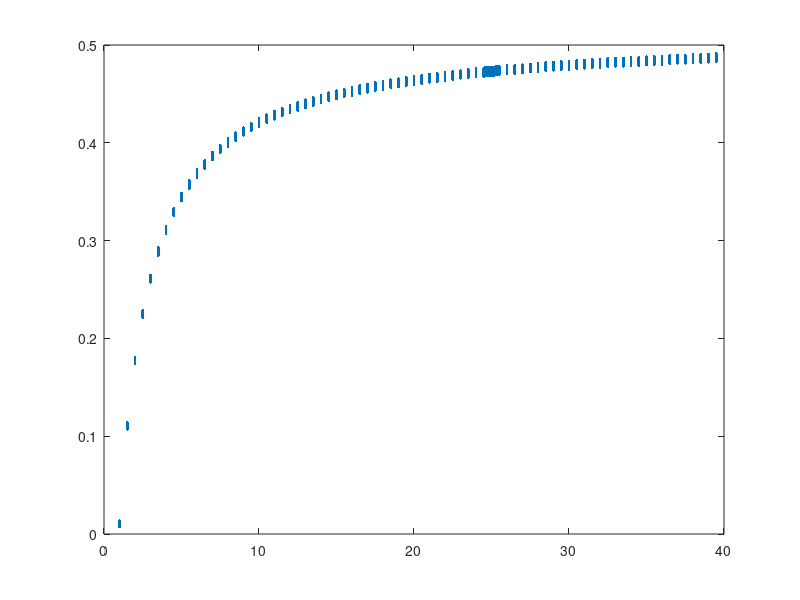
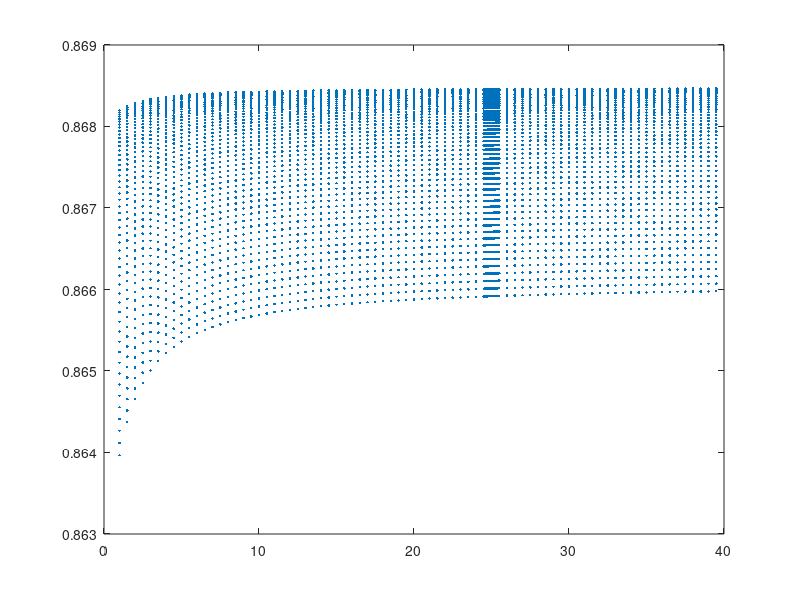

The MATLAB script that drew these images, in order:
clear all;

function xout = rk4(x,t,tau,derivsRK,M1,M2,rM1,rM2)
%  Runge-Kutta integrator (4th order)
% Input arguments -
%   x = current value of dependent variable
%   t = independent variable (usually time)
%   tau = step size (usually timestep)
%   derivsRK = right hand side of the ODE; derivsRK is the
%             name of the function which returns dx/dt
%             Calling format derivsRK(x,t,param).
%   param = extra parameters passed to derivsRK
% Output arguments -
%   xout = new value of x after a step of size tau
half_tau = 0.5*tau;
F1 = feval(derivsRK,x,t,M1,M2,rM1,rM2);  
t_half = t + half_tau;
xtemp = x + half_tau*F1;
F2 = feval(derivsRK,xtemp,t_half,M1,M2,rM1,rM2);  
xtemp = x + half_tau*F2;
F3 = feval(derivsRK,xtemp,t_half,M1,M2,rM1,rM2);
t_full = t + tau;
xtemp = x + tau*F3;
F4 = feval(derivsRK,xtemp,t_full,M1,M2,rM1,rM2);
xout = x + tau/6.*(F1 + F4 + 2.*(F2+F3));
endfunction;

function deriv = gravrk(s,t,M1,M2,rM1,rM2)
%  Returns right-hand side of Kepler ODE; used by Runge-Kutta routines
%  Inputs
%    s              State vector [r(1) r(2) v(1) v(2)]
%    t              Time (not used)
%    M1,M2,rM1,rM2  Parameters related to the primary masses
%  Output
%    deriv  Derivatives [dr(1)/dt dr(2)/dt dv(1)/dt dv(2)/dt]

%* Compute acceleration
r = [s(1) s(2)];  % Unravel the vector s into position and velocity
v = [s(3) s(4)];
r1=r-rM1;
r2=r-rM2;
accel = -M1*r1/norm(r1)^3-M2*r2/norm(r2)^3-2*[-v(2),v(1)]+r;

%* Return derivatives [dr(1)/dt dr(2)/dt dv(1)/dt dv(2)/dt]
deriv = [v(1) v(2) accel(1) accel(2)];
endfunction;

%MAIN PROGRAM
c=1; %initial parameter value
ccount=1; %count the number of different values of c
plotcount=1;

while c<40
  mu = c/(1+c);
  M1 = mu;
  M2 = 1-mu;
  %Positions of the two primary masses
  rM1 = [-(1-mu),0];
  rM2 = [mu,0];
  %Set initial position and velocity of the object
  r = [.5*(M1-M2),sqrt(3)/2]; %initial position is the L4 Lagrange point 
  v = [.01,.01];
  state = [ r(1) r(2) v(1) v(2) ];   % Used by R-K routines

  %Initialize time
  time = 0;
  %Loop over desired number of steps
  tau = 0.01; 
  nStep = 100;
  for istep=1:nStep
    %* Calculate new position and velocity using RK4.
    state = rk4(state,time,tau,'gravrk',M1,M2,rM1,rM2);
    r = [state(1) state(2)];
    v = [state(3) state(4)];
    time = time + tau;
    
    %Save the last 50 points for plotting
    if (nStep-istep)<50
      xplot(plotcount)=r(1);
      yplot(plotcount)=r(2);
      cplot(plotcount)=c;
      plotcount=plotcount+1;
    end
  end
  
  %change the parameter value
  if c>=24.5 && c<25.5
    c=c+.01;  %small increment near the bifurcation point
  else
    c=c+.5;   %larger increments further from the bifurcation point
  end
  ccount=ccount+1;
end

figure(1); clf;
plot(cplot,xplot,'.');
xlabel=('M1/M2'); ylabel=('x position');

figure(2); clf;
plot(cplot,yplot,'.');
xlabel=('M1/M2'); ylabel=('y position');